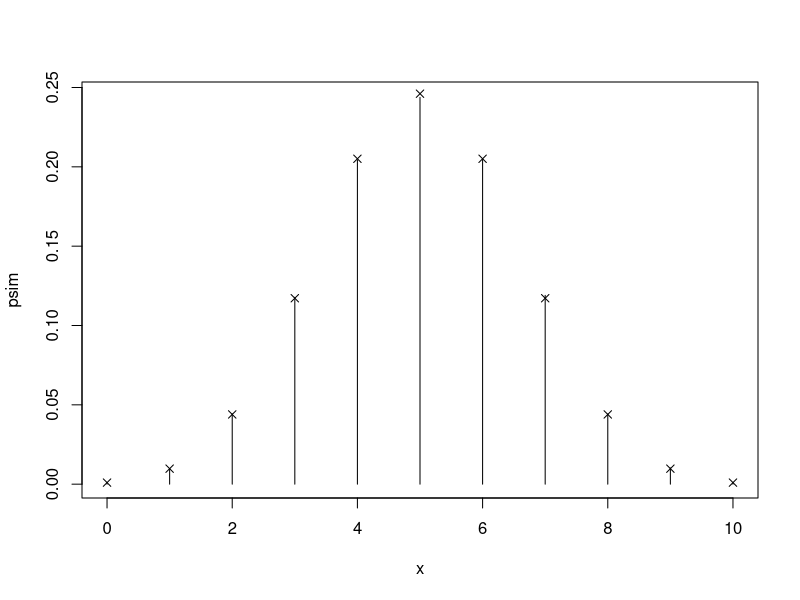
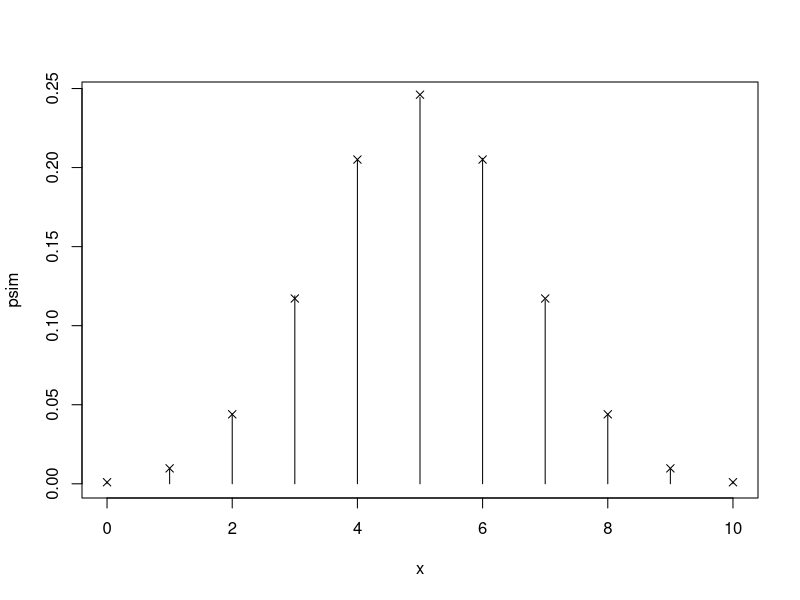
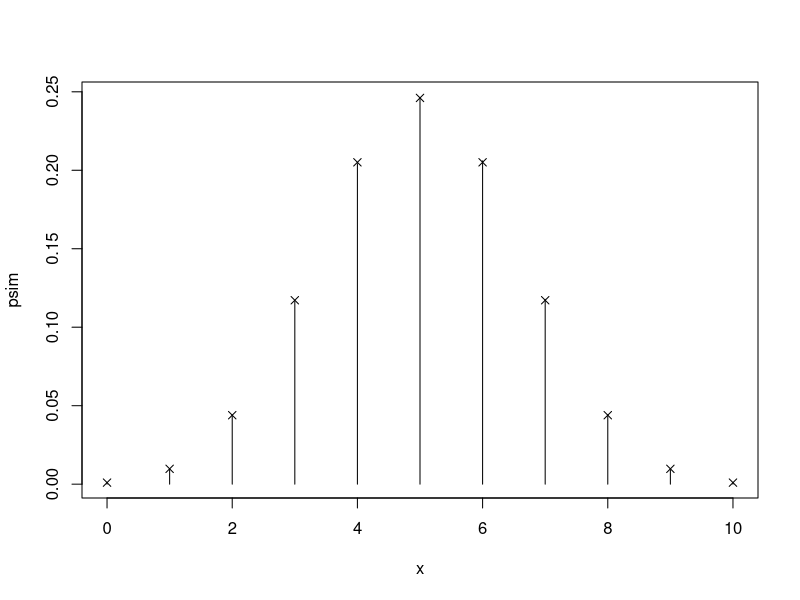
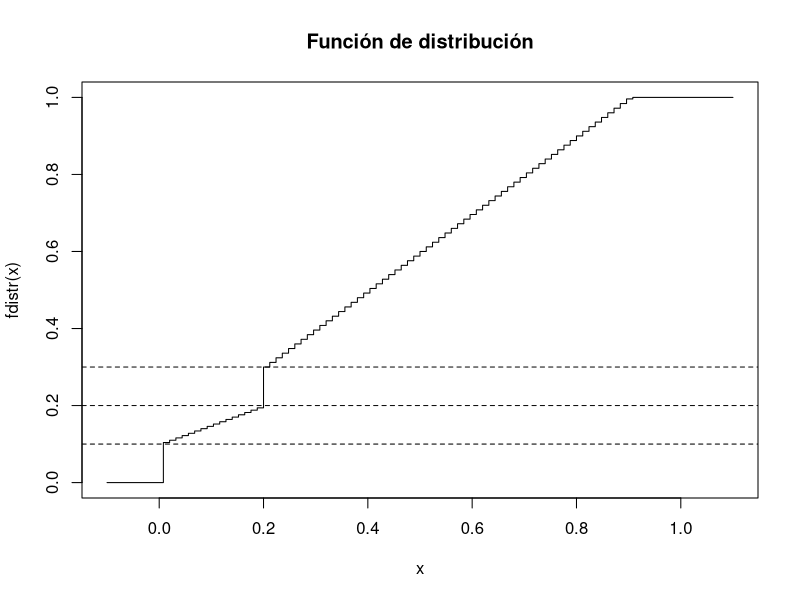
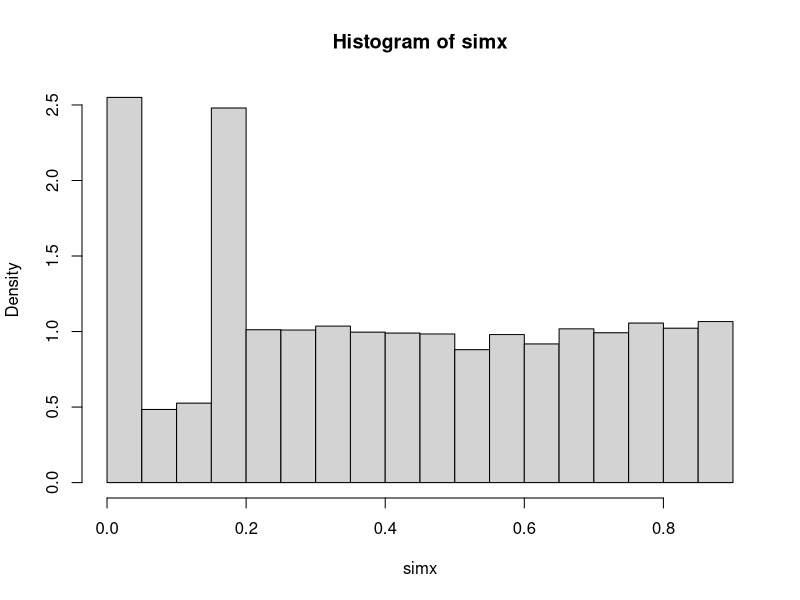
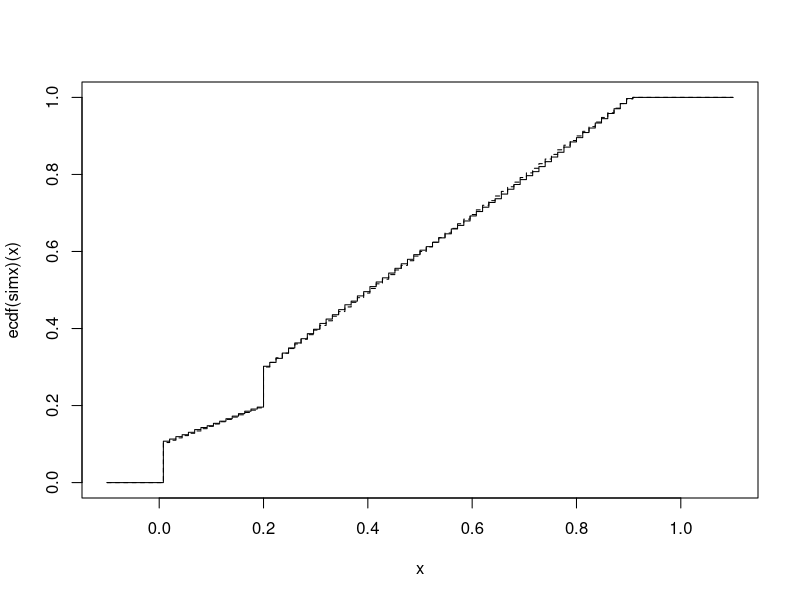

Recreate these plots in R, in order.
## ---- chunk 1
# Este trozo de código se evalúa pero no se muestra...
knitr::opts_chunk$set(cache = TRUE, cache.path='cache/')
# Pendiente: incluir código práctica...
## ---- chunk 2
rfmp <- function(x, prob = 1/length(x), nsim = 1000) {
  # Simulación nsim v.a. discreta a partir de fmp
  # por inversión generalizada (transformación cuantil)
  # Inicializar FD
  Fx <- cumsum(prob)
  # Simular
  X <- numeric(nsim)
  U <- runif(nsim)
  for(j in 1:nsim) {
    i <- 1
    while (Fx[i] < U[j]) i <- i + 1
    X[j] <- x[i]
    ncomp <<- ncomp + i
  }
  return(X)
}


# Simular binomial
set.seed(54321)
n <- 10
p <- 0.5
nsim <- 10^5

x <- 0:n
fmp <- dbinom(x, n, p)

ncomp <- 0
system.time( rx <- rfmp(x, fmp, nsim) )

# Aproximación media
mean(rx)
n*p

# Número de comparaciones
ncomp/nsim
sum((1:length(x))*fmp) # Valor teórico

# Análisis resultados
res <- as.data.frame(table(rx)/nsim)
names(res) <- c("x", "psim")

# Comparación teórica
plot(as.matrix(res), type="h")
points(x, fmp, pch=4)

res$pteor <- fmp
res

# Errores
max(abs(res$psim - res$pteor))
max(abs(res$psim - res$pteor) / res$pteor)

# NOTA: Puede ocurrir que no todos los valores sean generados en la simulación
# Si length(x) > length(psim) el código anterior (res$pteor <- fmp) producirá un error
# Alternativamente:
res <- data.frame(x = x, pteor = fmp, psim = 0)
res.sim <- table(rx)/nsim
index <- match(names(res.sim), x)
res$psim[index] <- res.sim
# entre muchas otras posibilidades...
## ---- chunk 3
tini <- proc.time()

ncomp <- 0
ind <- order(fmp, decreasing=TRUE)
rx <- rfmp(x[ind], fmp[ind], nsim)

tiempo <- proc.time() - tini
tiempo

# Número de comparaciones
ncomp/nsim
sum((1:length(x))*fmp[ind]) # Valor teórico
## ---- chunk 4
system.time( rx <- sample(x, nsim, replace = TRUE, prob = fmp) )

# Si n >> 30
# Aproximación normal con corrección continuidad
mean <- n*p
sd <- sqrt(n*p*(1-p))
# curve(dnorm(x, mean, sd), add = TRUE, col='blue')

res$pnorm <- pnorm(x+0.5,mean,sd)-pnorm(x-0.5,mean,sd)
res
max(abs(res$pnorm - res$pteor))
max(abs(res$pnorm - res$pteor) / res$pteor)

system.time( rx <- pmax(0, pmin(n, round( rnorm(nsim, mean, sd) ))) )

table(rx)/nsim

# Realmente las prob de los extremos serían mayores...
res$pnorm[1] <- pnorm(0.5, mean, sd)
res$pnorm[n+1] <- 1 - pnorm(n-0.5, mean, sd)
## ---- chunk 5
rfmp.tabla <- function(x, prob = 1/length(x), m, nsim = 1000) {
  # Simulación v.a. discreta a partir de función de masa de probabilidad
  # por tabla guia de tamaño m
  # Inicializar tabla y FD
  Fx <- cumsum(prob)
  g <- rep(1,m)
  i <- 1
  for(j in 2:m) {
    while (Fx[i] < (j-1)/m) i <- i+1
    g[j] <- i
  }
  # Generar valores
  X <- numeric(nsim)
  U <- runif(nsim)
  for(j in 1:nsim) {
    i <- g[floor(U[j]*m)+1]
    while (Fx[i] < U[j]) i <- i + 1
    X[j] <- x[i]
  }
  return(X)
}

system.time( rx <- rfmp.tabla(x, fmp, n-1, nsim) )

# Análisis resultados
res <- as.data.frame(table(rx)/nsim)
names(res) <- c("x", "psim")

# Comparación teórica
plot(as.matrix(res), type="h")
points(x, fmp, pch=4)
## ---- chunk 6
rfmp.alias <- function(x, prob = 1/length(x), nsim = 1000) {
  # Inicializar tablas
  a <- numeric(length(x))
  q <- prob*length(x)
  low <- q < 1
  high <- which(!low)
  low <- which(low)
  while (length(high) && length(low)) {
    l <- low[1]
    h <- high[1]
    a[l] <- h
    q[h] <- q[h] - (1 - q[l])
    if (q[h] < 1) {
      high <- high[-1]
      low[1] <- h
    } else low <- low[-1]
  } # while
  # Generar valores
  V <- runif(nsim)
  i <- floor(runif(nsim)*length(x)) + 1
  return( x[ ifelse( V < q[i], i, a[i]) ] )
}


system.time( rx <- rfmp.alias(x,fmp,nsim) )

# Análisis resultados
res <- as.data.frame(table(rx)/nsim)
names(res) <- c("x", "psim")

# Comparación teórica
plot(as.matrix(res), type="h")
points(x, fmp, pch=4)
## ---- chunk 7
fdistr <- function(x) {
ifelse(x < 0, 0,
    ifelse(x < 1/5, x/2 + 1/10,
        ifelse(x <= 9/10, x + 1/10, 1) ) )
}
# Empleando ifelse se complica un poco más pero el resultado es una función vectorial.
curve(fdistr(x), from = -0.1, to = 1.1, type = 's', 
      main = 'Función de distribución')
# Discontinuidades en 0 y 1/5
abline(h = c(1/10, 2/10, 3/10), lty = 2) 
## ---- chunk 8
# Función cuantil:
fquant <- function(u) {
ifelse(u < 1/10, 0,
     ifelse(u < 2/10, 2*(u - 1/10),
            ifelse(u < 3/10, 2/10, u - 1/10) ) )
}
# Función para generar nsim valores:
rx <- function(nsim) fquant(runif(nsim))
## ---- chunk 9
set.seed(1)
nsim <- 10^4
system.time(simx <- rx(nsim))

hist(simx, breaks = "FD", freq = FALSE)
## ---- chunk 10
curve(ecdf(simx)(x), from= -0.1, to = 1.1, type = "s")
curve(fdistr(x), type = "s", lty = 2, add = TRUE)
